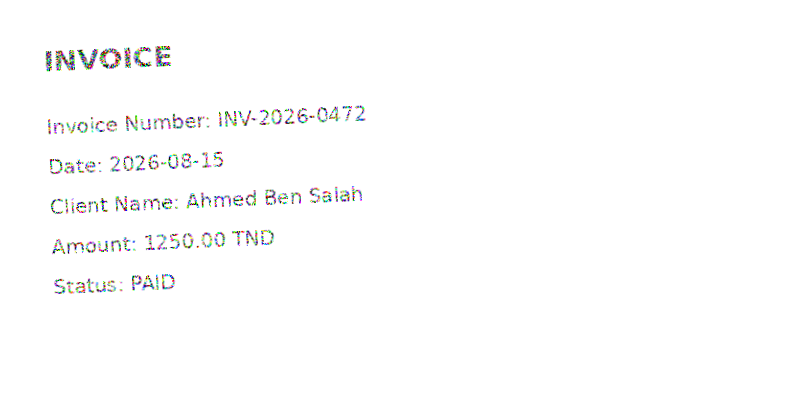
#> input picture raw_scan_messy.png, 800 x 400 px
$ python pipeline_full.py
#> lines starting #> are read from the running program, lines starting #| are printed output that depends on the picture; after the words box and inside, x2 and y2 are one past the last pixel; in counts of white or black regions, pixels touching at a corner belong together
"""
Mini Document AI Pipeline - Demo (for interview prep)
Pipeline: raw scan -> preprocessing -> OCR -> classification -> NER -> structured JSON -> RAG

NOTE: Classification/NER here are simple rule-based stubs. In production,
replace with fine-tuned AraBERT/MARBERT (classification) and a fine-tuned
NER model or LayoutLM (field extraction). RAG uses TF-IDF as a lightweight
stand-in for multilingual neural embeddings (multilingual-e5, LaBSE).
"""
import cv2
import numpy as np
import pytesseract
from PIL import Image
import re
import json
from sklearn.feature_extraction.text import TfidfVectorizer
from sklearn.metrics.pairwise import cosine_similarity
import pytesseract
import platform
if platform.system() == "Windows":
    pytesseract.pytesseract.tesseract_cmd = r"C:\Program Files\Tesseract-OCR\tesseract.exe"
# Sinon (Linux/Docker), tesseract est déjà dans le PATH grâce à apt-get install

# ---------- STEP 1: PREPROCESSING ----------
def preprocess_image(image_path):
#> called with image_path = 'raw_scan_messy.png'
    img = cv2.imread(image_path)
#> img is the input picture: shape (400, 800, 3); mean B, G, R 252.4, 252.4, 252.4
    gray = cv2.cvtColor(img, cv2.COLOR_BGR2GRAY)
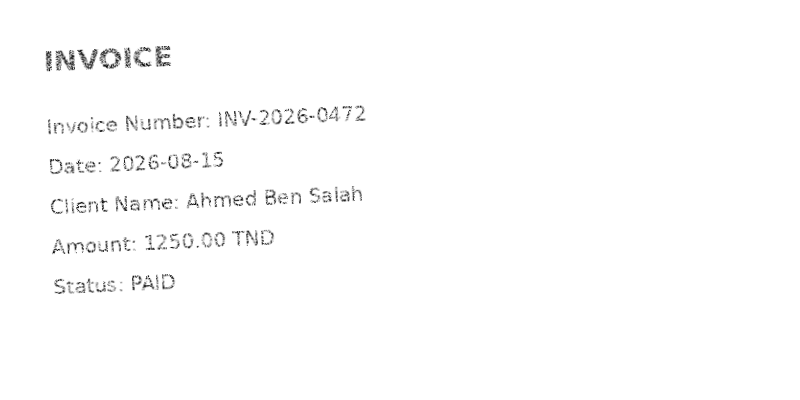
#> gray: shape (400, 800); min 8, max 255, mean 252.4
    denoised = cv2.fastNlMeansDenoising(gray, h=15)
    _, binary = cv2.threshold(denoised, 0, 255, cv2.THRESH_BINARY + cv2.THRESH_OTSU)
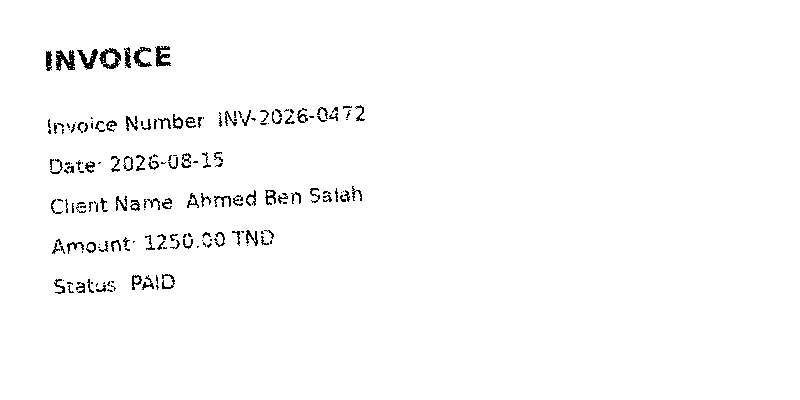
#> binary: shape (400, 800); 98.2% white; black in thin lines or dots, all inside (x1, y1, x2, y2) = (46, 46, 365, 294)

    coords = np.column_stack(np.where(binary == 0))
#> coords = 5634 pairs, first value 46 to 293, second value 46 to 364
    angle = cv2.minAreaRect(coords)[-1]
#> angle = -88.11
    angle = -(90 + angle) if angle < -45 else -angle
#> angle = -1.89

    h, w = binary.shape
#> h = 400; w = 800
    M = cv2.getRotationMatrix2D((w // 2, h // 2), angle, 1.0)
#> M = [[0.999, -0.033, 6.83], [0.033, 0.999, -13.11]]
    deskewed = cv2.warpAffine(binary, M, (w, h), flags=cv2.INTER_CUBIC, borderValue=255)
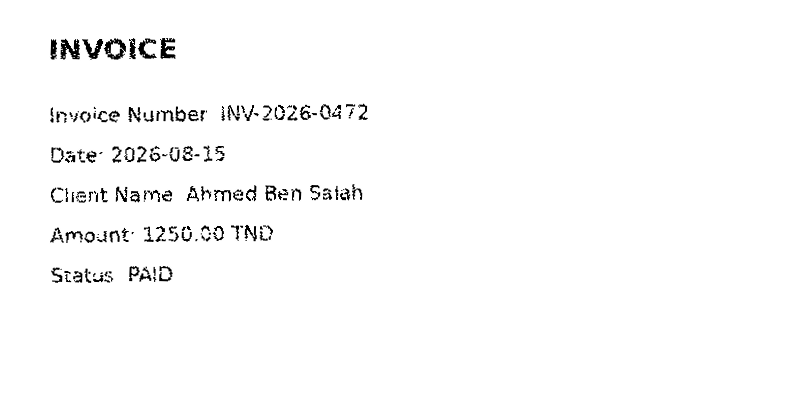
#> deskewed: shape (400, 800); min 0, max 255, mean 250.4
    return deskewed, angle


# ---------- STEP 2: OCR ----------
def run_ocr(preprocessed_img):
    return pytesseract.image_to_string(Image.fromarray(preprocessed_img))


# ---------- STEP 3: CLASSIFICATION (stub - replace with fine-tuned AraBERT/MARBERT) ----------
def classify_document(text):
    text_lower = text.lower()
    if 'invoice' in text_lower:
        return 'invoice', 0.94
    elif 'contract' in text_lower:
        return 'contract', 0.88
    return 'unknown', 0.40


# ---------- STEP 4: NER / FIELD EXTRACTION (stub - replace with fine-tuned NER/LayoutLM) ----------
def extract_fields(text):
    fields = {}
    inv_match = re.search(r'Number\s+([A-Z]{2,3}[-\s]?\d{4}[-\s]?\d+)', text)
    fields['invoice_number'] = {'value': inv_match.group(1) if inv_match else None,
                                 'confidence': 0.65 if inv_match else 0.0}
    date_match = re.search(r'Date\s+(\d{4}-\d{2}-\d{2})', text)
    fields['date'] = {'value': date_match.group(1) if date_match else None,
                       'confidence': 0.98 if date_match else 0.0}
    amount_match = re.search(r'Amount\s+([\d.]+\s*\w+)', text)
    fields['amount'] = {'value': amount_match.group(1) if amount_match else None,
                         'confidence': 0.95 if amount_match else 0.0}
    return fields


# ---------- STEP 5: RAG (stub - replace TF-IDF with multilingual-e5/LaBSE + FAISS/Qdrant) ----------
def rag_search(query, chunks, top_k=2):
    texts = [c['text'] for c in chunks]
    vectorizer = TfidfVectorizer()
    chunk_vectors = vectorizer.fit_transform(texts)
    query_vector = vectorizer.transform([query])
    similarities = cosine_similarity(query_vector, chunk_vectors)[0]
    top_idx = np.argsort(similarities)[::-1][:top_k]
    return [(chunks[i], similarities[i]) for i in top_idx]


if __name__ == "__main__":
    # Full pipeline run
    preprocessed, skew_angle = preprocess_image("raw_scan_messy.png")
#> skew_angle = -1.89
    print(f"Deskew angle corrected: {skew_angle:.2f} degrees")
#| Deskew angle corrected: -1.89 degrees

#> (the run stopped early here; a loop or call above may not have finished)
